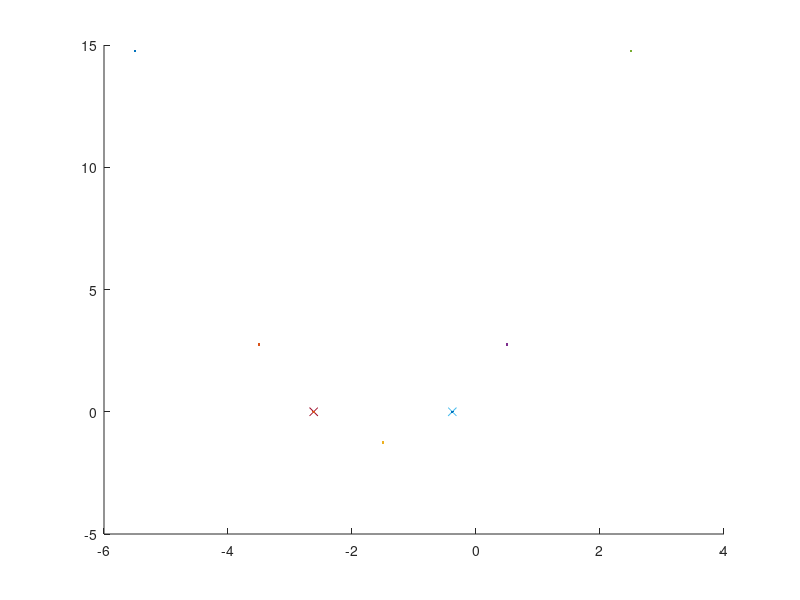

Source code (MATLAB):
a = 1; b = 3; c = 1; %values of a, b, and c in a quadratic equation

%This section handles most of the calculations involved
root1 = (-b + sqrt(b^2 - 4*a*c))/(2*a) %finds&prints first root(+)
root2 = (-b - sqrt(b^2 - 4*a*c))/(2*a) %finds&prints second root(-)
v = (root1 + root2) / 2; %finds vertex x coord
quadratic_eqn = @(a, b, c, x) a*x^2 + b*x + c; %quadratic inline func

%This section handles plotting the points of the parabola
x = [v - 4; v - 2; v; v + 2; v + 4]; %vector chooses x based on vertex
hold on; 
plot( x(1), quadratic_eqn(a, b, c, x(1)) ); %plots all points
plot( x(2), quadratic_eqn(a, b, c, x(2)) ); %around vertex
plot( x(3), quadratic_eqn(a, b, c, x(3)) );
plot( x(4), quadratic_eqn(a, b, c, x(4)) );
plot( x(5), quadratic_eqn(a, b, c, x(5)) );

%This section handles drawing the roots
d = (b ^ 2) - 4 * a * c; %discriminant determines if x gets drawn
if (d > 0) %2 roots
    plot(root1, 0, "x"); plot(root2, 0, "x");
    plot(root1, 0); plot(root2, 0); %plots root dots
    disp("There are 2 roots")
elseif (d == 0) %1 root
    plot(root1, 0, "x");
    plot(root1, 0); %plots root dot
    disp("There is 1 root");
else %no real roots
    disp("There are no roots")
end
